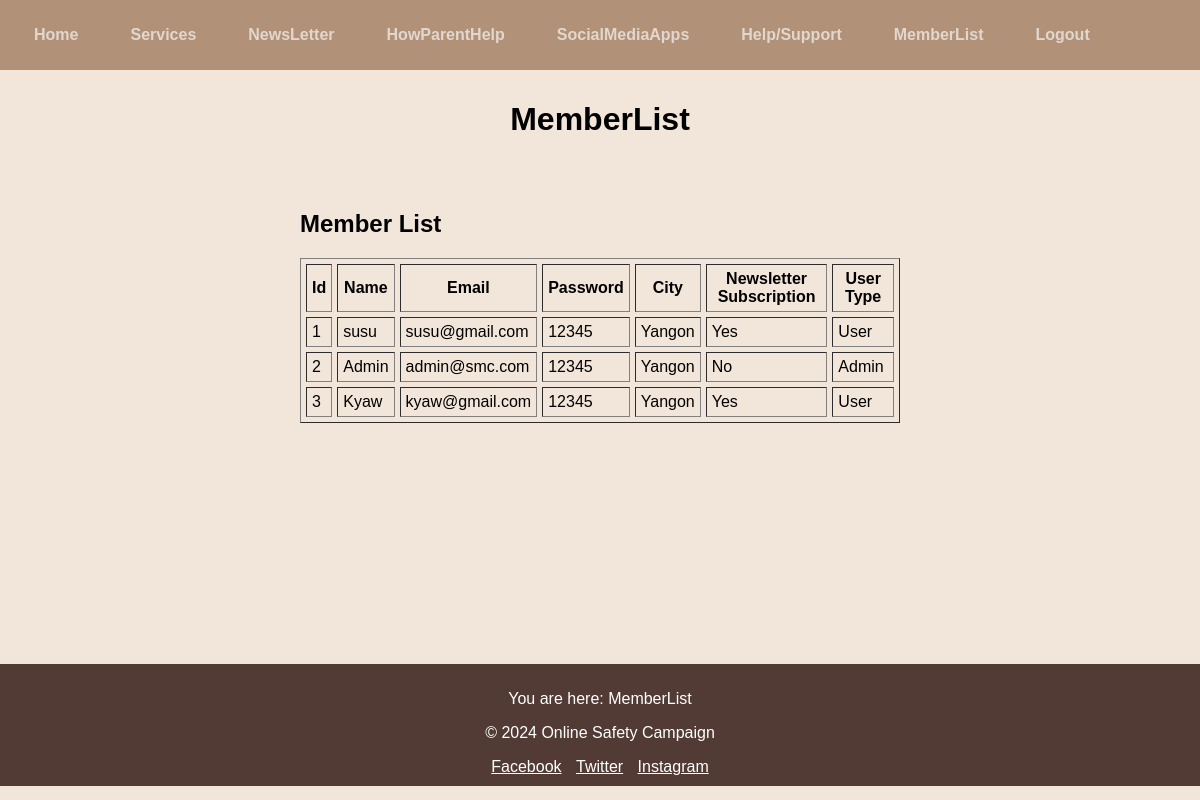
Page /MemberList.php on the committed database.
### tables this page shows
CREATE TABLE `member` (
  `id` int(11) NOT NULL,
  `name` varchar(300) NOT NULL,
  `email` varchar(300) NOT NULL,
  `password` varchar(8) NOT NULL,
  `city` varchar(200) NOT NULL,
  `subscription` int(11) NOT NULL,
  `usertype` int(11) NOT NULL
);

### MemberList.php (the view, shortened to what this page needs)
<!DOCTYPE html>
<?php
    include('dbconnect.php');
    $sql1="SELECT * from member";
    $result=$conn->query($sql1);
  ?>
<html lang="en">
  <head>
    <link rel="stylesheet" href="test.css">
  </head>
  <body>
  <nav>
  <ul>
  <li class="link"><a href="adminhome.php">Home</a></li>
        <li class="link"><a href="servicesSetup.php">Services</a></li>
        <li class="link"><a href="newsletterSetup.php">NewsLetter</a></li>
        <li class="link"><a href="howparenthelpSetup.php">HowParentHelp</a></li>
        <li class="link"><a href="socialmediaappSetup.php">SocialMediaApps</a></li>
        <li class="link"><a href="contactList.php">Help/Support</a></li>
        <li class="link"><a href="MemberList.php">MemberList</a></li>
        <li class="link"><a href="logout.php">Logout</a></li>
      </ul>
    </nav>
    <header>
      <h1>MemberList</h1>
    </header>
    <main>
      <section id="contact">
        <?php
          if($result->num_rows>0)
          {
        ?>
        <h2>Member List</h2>
        <table border="1" cellspacing="5" cellpadding="5px">
          <tr>
            <th>Id</th>
            <th>Name</th>
            <th>Email</th>
            <th>Password</th>
            <th>City</th>
            <th>Newsletter Subscription</th>
            <th>User Type</th>
          </tr>
           <?php
            while($row=$result->fetch_assoc())
           {
           ?>
          <tr>
            <td><?php echo $row['id']; ?></td>
            <td><?php echo $row['name']; ?></td>
            <td><?php echo $row['email']; ?></td>
            <td><?php echo $row['password']; ?></td>
            <td><?php echo $row['city']; ?></td>
            <td><?php echo $row['subscription']==1? "Yes":"No"; ?></td>
            <td><?php echo $row['usertype']==1? "Admin":"User"; ?></td>
          </tr>
          <?php
           }
           ?>
        </table>
        <?php
          }
          else{
            echo " There is no data";
          }
        ?>
      </section>
    </main>
    <footer>
      <p>You are here: MemberList</p>
      <div class="footer-content">
        <p>&copy; 2024 Online Safety Campaign</p>
        <a href="#" style="color: white">Facebook</a>
        <a href="#" style="color: white; margin-left: 10px">Twitter</a>
        <a href="#" style="color: white; margin-left: 10px">Instagram</a>
      </div>
    </footer>
  </body>
</html>

### test.css (style rules this page uses)
body { font-family: "Arial", sans-serif; margin: 0; padding: 0; background-color: #f2e5d9; }
header { text-align: center; padding: 10px; }
nav { box-sizing: border-box; width: 100%; display: flex; justify-content: space-between; background-color: #b19177; align-items: center; padding: 10px; }
nav ul { list-style: none; padding: 16px; margin: 0; flex: 1; }
nav li, nav li a { opacity: 0.8; color: #ffffff; transition: 200ms; text-decoration: none; white-space: nowrap; font-weight: 700; }
nav li a { display: flex; align-items: center; height: 100%; width: 100%; }
nav li { padding-right: 36px; }
nav li::before { content: ""; width: 0; height: 0; border-left: 5px solid transparent; border-right: 5px solid transparent; border-top: 5px solid #ffa500; position: absolute; right: 8px; top: 50%; transform: translateY(-50%); }
nav .link::before { padding-right: 0; display: none; }
nav > ul { display: flex; height: var(--menu-height); align-items: center; background-color: #b19177; }
nav > ul li { position: relative; margin: 0 8px; }
main { padding: 20px; min-height: 56.8dvh; }
#contact { max-width: 600px; margin: 0 auto; }
footer { background-color: #523b35; color: white; text-align: center; padding: 10px; bottom: 0; }
.footer-content { flex: 1; }

### rows in the picture
member: id "1", name "susu", email "susu@gmail.com", password "12345", city "Yangon", subscription "Yes", usertype "User"
member: id "2", name "Admin", email "admin@smc.com", password "12345", city "Yangon", subscription "No", usertype "Admin"
member: id "3", name "Kyaw", email "kyaw@gmail.com", password "12345", city "Yangon", subscription "Yes", usertype "User"
